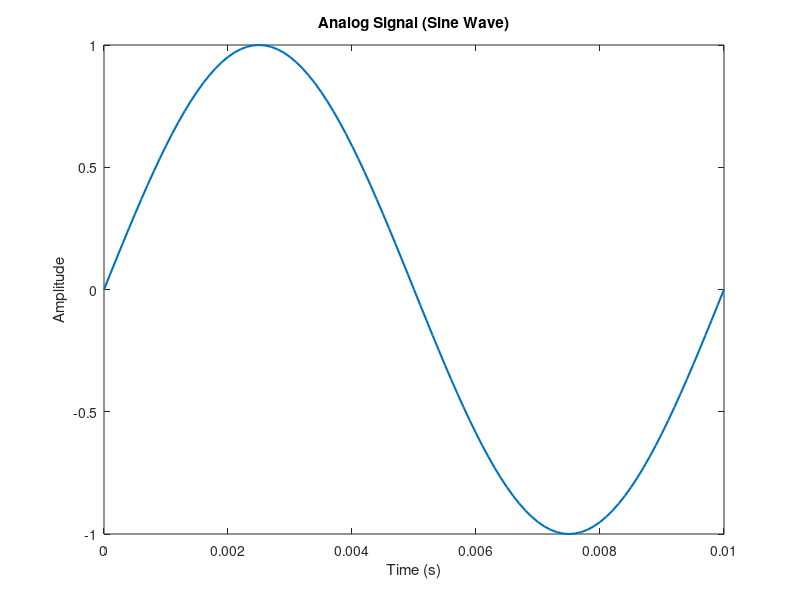
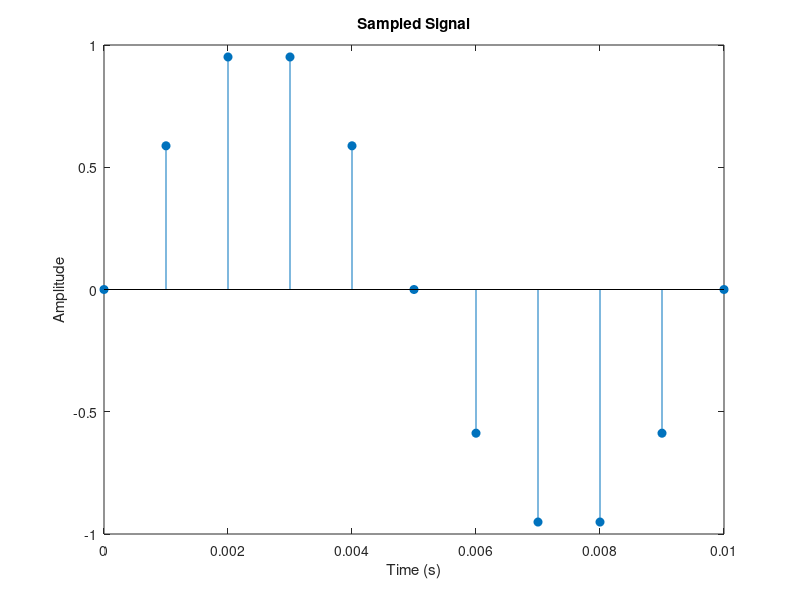
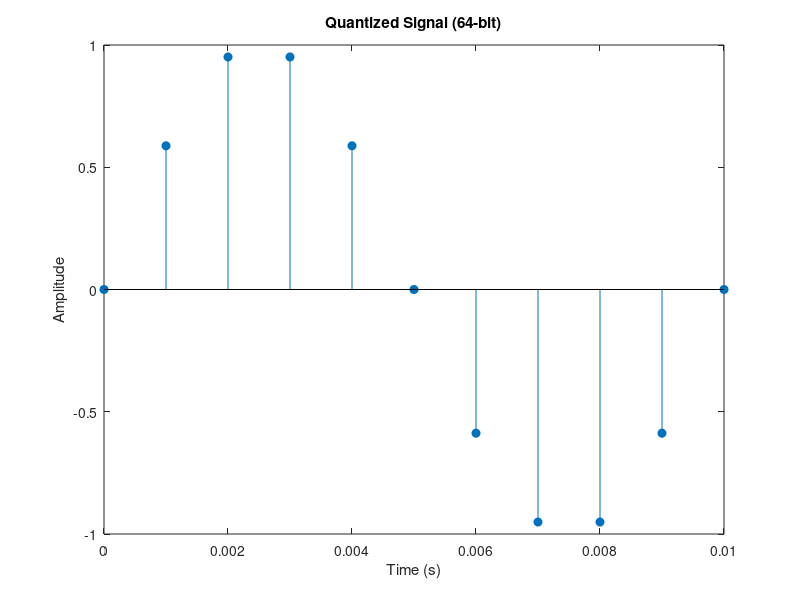

Source code (MATLAB) for these figures, in order:
%% 1. Generate Analog Signal (conceptual)
t = 0:0.0001:0.01;       % very fine step (continuous-like time)
f = 100;                 % frequency = 100 Hz
x_analog = sin(2*pi*f*t);

figure;
plot(t, x_analog, 'LineWidth', 1.5);
title('Analog Signal (Sine Wave)');
xlabel('Time (s)'); ylabel('Amplitude');



%% 2. Sampling
Fs = 1000;               % Sampling frequency = 1 kHz
Ts = 1/Fs;               % Sampling period
n = 0:Ts:0.01;           % Discrete sample points
x_sampled = sin(2*pi*f*n);

figure;
stem(n, x_sampled, 'filled');
title('Sampled Signal');
xlabel('Time (s)'); ylabel('Amplitude');



%% 3. Quantization
bits = 64;                           % Number of bits
levels = 2^bits;                    % Quantization levels
x_min = min(x_sampled);
x_max = max(x_sampled);
q_step = (x_max - x_min)/levels;    % Step size

x_index = round((x_sampled - x_min)/q_step); % Map samples to indices
x_quantized = x_index*q_step + x_min;        % Map back to amplitude

figure;
stem(n, x_quantized, 'filled');
title(['Quantized Signal (' num2str(bits) '-bit)']);
xlabel('Time (s)'); ylabel('Amplitude');



%% 4. Encoding (Binary Representation)
binary_codes = dec2bin(x_index, bits); % Convert indices to binary words

disp('--- First 10 encoded samples ---');
disp(binary_codes(1:10,:));



%% 5. Digital Bitstream
bitstream = reshape(binary_codes.',1,[]); % Concatenate into one string
disp('--- First 40 bits of the stream ---');
disp(bitstream(1:40));



%% Summary
fprintf('\nSimulation complete!\n');
fprintf('Analog -> Sampling -> Quantization -> Binary Encoding -> Digital Stream\n');
fprintf('Bits per sample: %d\n', bits);
fprintf('Total samples: %d\n', length(x_sampled));
fprintf('Total bits: %d\n', length(bitstream));